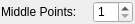
<?xml version="1.0" encoding="UTF-8"?>
<ui version="4.0">
 <class>Ui_SnapMiddleOptions</class>
 <widget class="QWidget" name="Ui_SnapMiddleOptions">
  <property name="geometry">
   <rect>
    <x>0</x>
    <y>0</y>
    <width>135</width>
    <height>24</height>
   </rect>
  </property>
  <property name="sizePolicy">
   <sizepolicy hsizetype="Maximum" vsizetype="Fixed">
    <horstretch>0</horstretch>
    <verstretch>0</verstretch>
   </sizepolicy>
  </property>
  <property name="minimumSize">
   <size>
    <width>135</width>
    <height>22</height>
   </size>
  </property>
  <property name="maximumSize">
   <size>
    <width>155</width>
    <height>24</height>
   </size>
  </property>
  <property name="mouseTracking">
   <bool>true</bool>
  </property>
  <property name="windowTitle">
   <string>Snap Distance Options</string>
  </property>
  <widget class="QLabel" name="lDist">
   <property name="geometry">
    <rect>
     <x>1</x>
     <y>1</y>
     <width>101</width>
     <height>22</height>
    </rect>
   </property>
   <property name="text">
    <string>Middle Points:</string>
   </property>
   <property name="wordWrap">
    <bool>false</bool>
   </property>
  </widget>
  <widget class="QSpinBox" name="sbMiddlePoints">
   <property name="geometry">
    <rect>
     <x>93</x>
     <y>1</y>
     <width>40</width>
     <height>22</height>
    </rect>
   </property>
   <property name="toolTip">
    <string>Number of equidistant division points</string>
   </property>
   <property name="minimum">
    <number>1</number>
   </property>
   <property name="value">
    <number>1</number>
   </property>
  </widget>
 </widget>
 <layoutdefault spacing="6" margin="11"/>
 <includes>
  <include location="local">rs_circle.h</include>
  <include location="local">rs_settings.h</include>
 </includes>
 <resources/>
 <connections/>
</ui>
